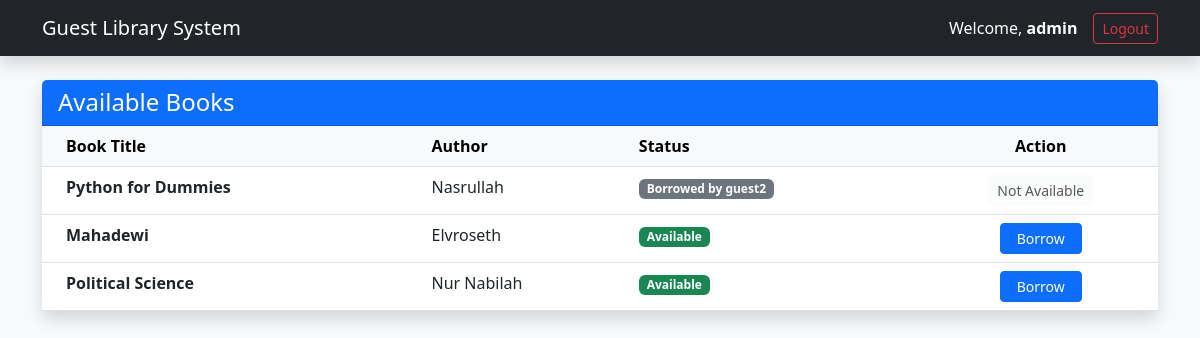
The app's page / (signed in) with its own data.
### books_app/models.py (models this page shows, shortened)
class Book(models.Model):
    title = models.CharField(max_length=200)
    author = models.CharField(max_length=200)
    borrower = models.ForeignKey(User, on_delete=models.SET_NULL, null=True, blank=True)

### books_app/views.py (the view)
# urls.py: path('', views.home, name='home'),
@login_required
def home(request):
    books = Book.objects.all()
    return render(request, 'home.html', {'books': books})

### books_app/templates/home.html (shortened to what this page needs)
<!DOCTYPE html>
<html lang="en">
<head>
    <link href="https://cdn.jsdelivr.net/npm/bootstrap@5.3.0/dist/css/bootstrap.min.css" rel="stylesheet">
</head>
<body class="bg-light">
    <nav class="navbar navbar-dark bg-dark mb-4 shadow">
        <div class="container">
            <a class="navbar-brand" href="#">Guest Library System</a>
            <div class="d-flex align-items-center">
                <span class="navbar-text text-white me-3">
                    Welcome, <strong>{{ user.username }}</strong>
                </span>
                <a href="{% url 'logout' %}" class="btn btn-outline-danger btn-sm">Logout</a>
            </div>
        </div>
    </nav>
    <div class="container">
        <div class="card shadow border-0">
            <div class="card-header bg-primary text-white d-flex justify-content-between align-items-center">
                <h4 class="mb-0">Available Books</h4>
            </div>
            <div class="card-body p-0">
                <table class="table table-hover mb-0">
                    <thead class="table-light">
                        <tr>
                            <th class="ps-4">Book Title</th>
                            <th>Author</th>
                            <th>Status</th>
                            <th class="text-center">Action</th>
                        </tr>
                    </thead>
                    <tbody>
                        {% for book in books %}
                        <tr>
                            <td class="ps-4 fw-bold">{{ book.title }}</td>
                            <td>{{ book.author }}</td>
                            <td>
                                {% if book.borrower %}
                                    <span class="badge bg-secondary">Borrowed by {{ book.borrower.username }}</span>
                                {% else %}
                                    <span class="badge bg-success">Available</span>
                                {% endif %}
                            </td>
                            <td class="text-center">
                                {% if not book.borrower %}
                                    <a href="{% url 'borrow' book.id %}" class="btn btn-sm btn-primary px-3">Borrow</a>
                                {% elif book.borrower == user %}
                                    <a href="{% url 'return' book.id %}" class="btn btn-sm btn-warning px-3">Return</a>
                                {% else %}
                                    <button class="btn btn-sm btn-light disabled">Not Available</button>
                                {% endif %}
                            </td>
                        </tr>
                        {% empty %}
                        <tr>
                            <td colspan="4" class="text-center py-4 text-muted">No books found in the library.</td>
                        </tr>
                        {% endfor %}
                    </tbody>
                </table>
            </div>
        </div>
    </div>
</body>
</html>

### records on screen
Book: title "Python for Dummies", author "Nasrullah", borrower.username "guest2", shows "Not Available"
Book: title "Mahadewi", author "Elvroseth", shows "Available", shows "Borrow"
Book: title "Political Science", author "Nur Nabilah", shows "Available", shows "Borrow"

### other values on screen
{{ user.username }} "admin"
